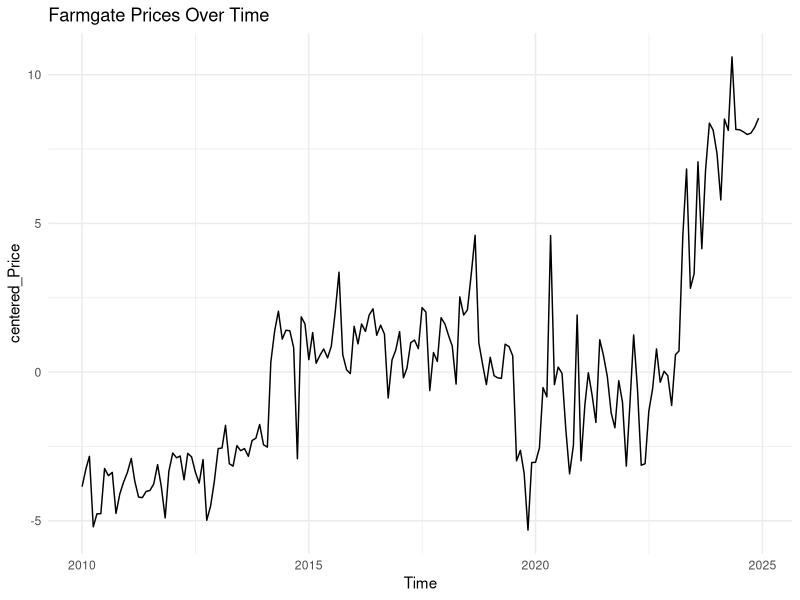
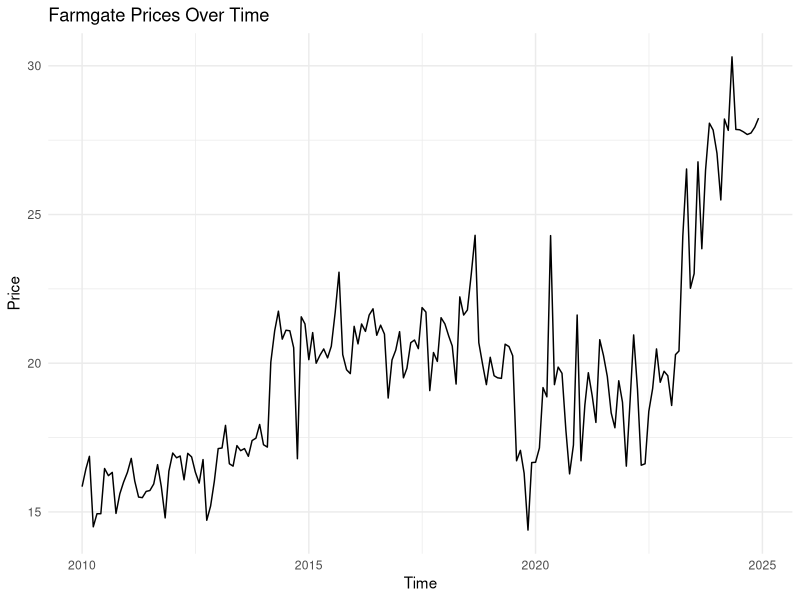
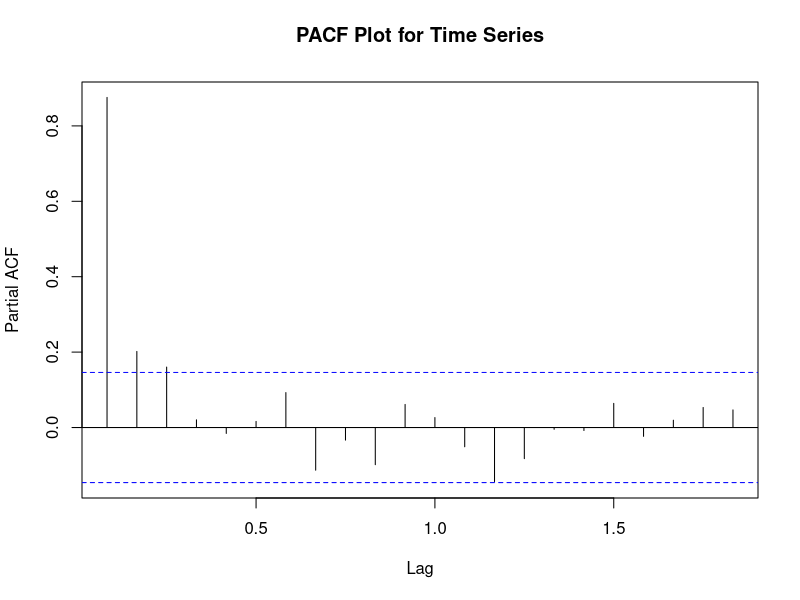
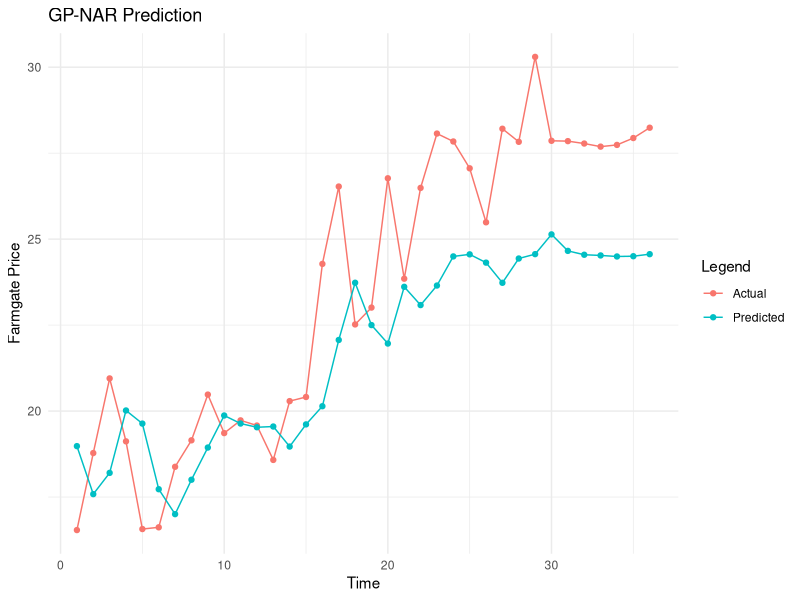
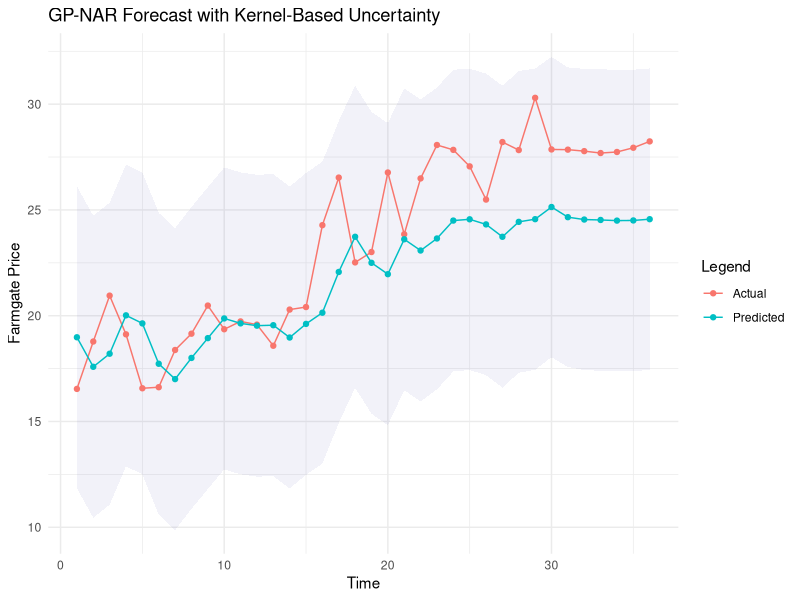
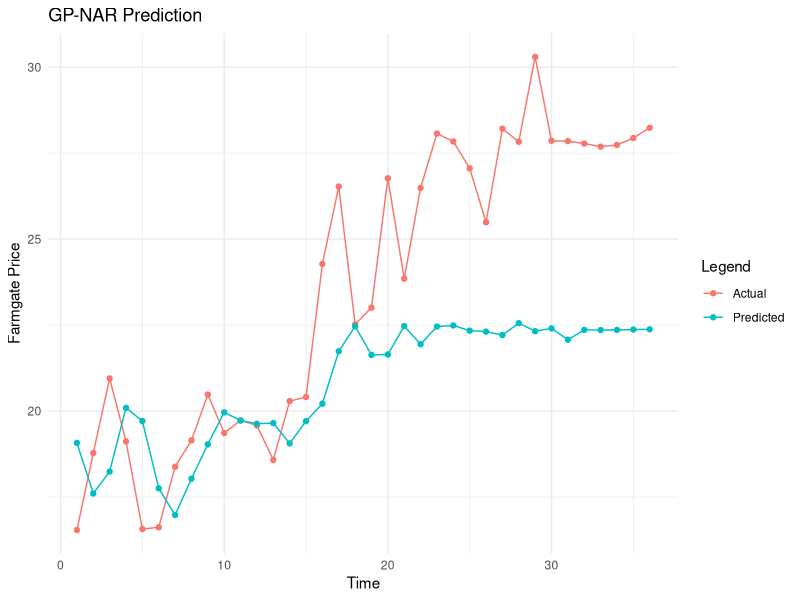
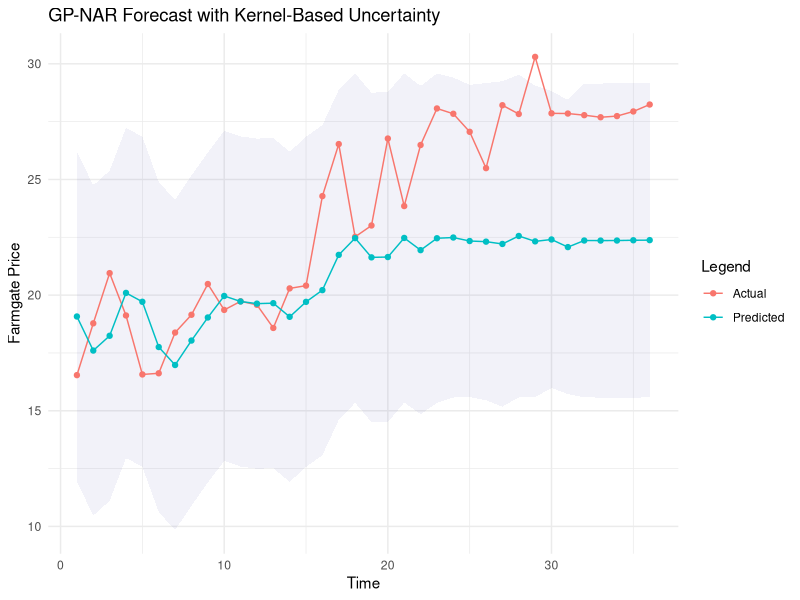
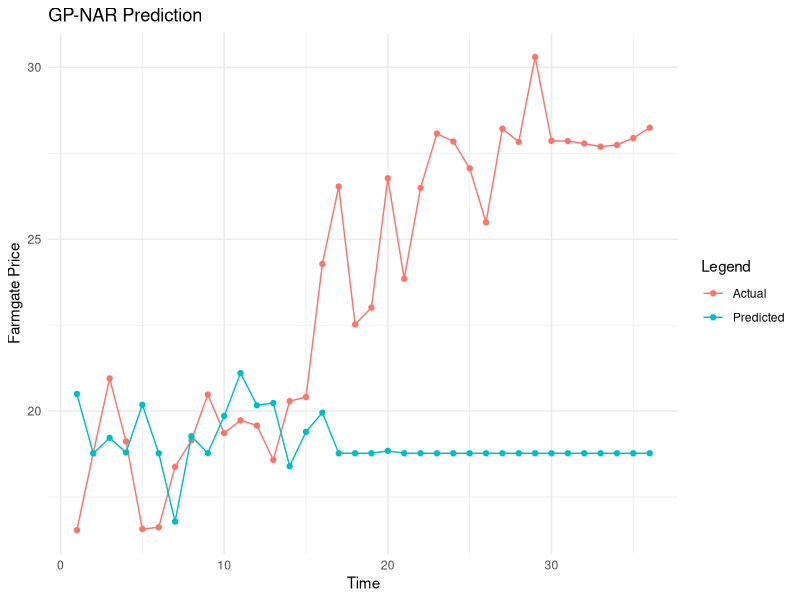

These charts were generated, in order, by the following R code:
#' ---
#' title: "FARM NAR MULTI"
#' author: "Kyla M. Ayop"
#' date: "`r Sys.Date()`"
#' output: html_document
#' ---
#' 
#' # Load Required Packages
## ----warning=FALSE, message=FALSE------------------------------
#Load Required Packages
library(kernlab)    # Gaussian Process Regression
library(ggplot2)    # Visualization
library(dplyr)      # Data manipulation
library(tidyr)      # Data wrangling
library(stats)


#Load and Explore Dataset
data <- read.csv("farmgate_prices.csv", header = TRUE)
head(data)
summary(data)

#Pre-processing of Data
# Convert Year and Month to Date format
data$Time <- as.Date(paste(data$Year, data$Month, "01", sep="-"))

#Centering the Data
#To center the data (subtract the mean):Compute the mean of Farmgate Price concentration
mean_Price <- mean(data$Price, na.rm = TRUE)
data$centered_Price <- data$Price - mean_Price

#Standardizing the Data
#To standardize the data (subtract the mean and divide by the standard deviation):Compute the standard deviation
sd_Price <- sd(data$Price, na.rm = TRUE)
data$standardized_Price <- (data$Price - mean_Price) / sd_Price
head(data)

ts_data <- ts(data$centered_Price, frequency = 12, start = c(min(data$Year), min(data$Month)))

# Plot time series
ggplot(data, aes(x = Time, y = centered_Price)) +
  geom_line() +
  labs(title = "Farmgate Prices Over Time", x = "Time", y = "centered_Price") +
  theme_minimal()

# Plot time series
ggplot(data, aes(x = Time, y = Price)) +
  geom_line() +
  labs(title = "Farmgate Prices Over Time", x = "Time", y = "Price") +
  theme_minimal()

#' 
#' # Evaluate Different Lag Orders
#' PACF Plot 
## --------------------------------------------------------------
# Function to plot PACF and determine initial lag
get_pacf_lag <- function(ts_data) {
  pacf(ts_data, main = "PACF Plot for Time Series")
}
# Generate PACF plot and determine the initial lag
get_pacf_lag(ts_data)  # Analyze the PACF plot and visually pick a starting lag

#' 
#' Lag Evaluation
## --------------------------------------------------------------
library(kernlab)
library(caret)

# PACF-based range of lag orders to test
min_lag <- 2
max_lag <- 10
h <- 1  # One-step ahead

# Store results
lag_cv_results <- data.frame()

set.seed(123)  # For reproducibility

for (lag_order in min_lag:max_lag) {
  # Embed the time series
  embedded_matrix <- embed(ts_data, lag_order + h)
  X <- embedded_matrix[, -(1:h)]  # Lag features
  Y <- embedded_matrix[, 1]       # Target
  colnames(X) <- paste0("Lag_", 1:ncol(X))

  # Use 5-fold cross-validation on the training set
  split_index <- floor(0.8 * nrow(X))
  X_train <- X[1:split_index, ]
  Y_train <- Y[1:split_index]

  k_folds <- 5
  folds <- createFolds(Y_train, k = k_folds, list = TRUE)

  rmse_fold <- c()

  for (i in 1:k_folds) {
    val_idx <- folds[[i]]
    X_cv_train <- X_train[-val_idx, , drop = FALSE]
    Y_cv_train <- Y_train[-val_idx]
    X_cv_val <- X_train[val_idx, , drop = FALSE]
    Y_cv_val <- Y_train[val_idx]

    if (nrow(X_cv_train) > ncol(X_cv_train)) {
      fit <- tryCatch({
        gausspr(X_cv_train, Y_cv_train, kernel = rbfdot(sigma = 1))
      }, error = function(e) {
        cat("❌ Fit error for lag =", lag_order, ": ", e$message, "\n")
        return(NULL)
      })

      if (!is.null(fit)) {
        y_pred <- predict(fit, X_cv_val)
        rmse <- sqrt(mean((Y_cv_val - y_pred)^2))
        rmse_fold <- c(rmse_fold, rmse)
      } else {
        rmse_fold <- c(rmse_fold, Inf)
      }
    } else {
      rmse_fold <- c(rmse_fold, Inf)
    }
  }

  avg_rmse <- mean(rmse_fold)
  lag_cv_results <- rbind(
    lag_cv_results,
    data.frame(Lag = lag_order, RMSE = avg_rmse)
  )

  cat("✅ Lag =", lag_order, "| Mean CV RMSE =", round(avg_rmse, 4), "\n")
}
best_lag_row <- lag_cv_results[which.min(lag_cv_results$RMSE), ]
best_lag_order <- best_lag_row$Lag
cat("\n🏆 Best Lag =", best_lag_order, "with RMSE =", round(best_lag_row$RMSE, 4), "\n")


#' 
#' # Time Series Embedding
## --------------------------------------------------------------
# Load necessary library
library(stats)

# Define parameters
p <- best_lag_order  # Window length (lag)
h <- 1  # Steps ahead for forecasting

# Embedding procedure
embedded_matrix <- embed(ts_data, p + h)

# Split into X (inputs) and Y (output target)
X <- embedded_matrix[, -(1:h)]  # Input matrix
Y <- embedded_matrix[, 1]       # Output vector
colnames(X) <- paste0("Lag_", 1:ncol(X))

# Split data into training and testing sets
# Calculate the split index for 80% training and 20% testing
split_index <- floor(0.8 * nrow(X))  # 80% for training

# Split data into training and testing sets
X_train <- X[1:split_index, ]  # First 80% as training data
Y_train <- Y[1:split_index]

X_test <- X[(split_index + 1):nrow(X), , drop = FALSE]  # Remaining 20% as testing data
Y_test <- Y[(split_index + 1):length(Y)]

# Display results
print("Training Inputs (X_train):")
head(X_train)
print("Training Outputs (Y_train):")
head(Y_train)
print("Testing Inputs (X_test):")
head(X_test)
print("Testing Outputs (Y_test):")
head(Y_test)

#' 
#' # Kernel Selection and Hyperparameter Optimization
## --------------------------------------------------------------
x <- as.numeric(data$Time)
y <- data$centered_Price

#' 
## --------------------------------------------------------------
set.seed(123)

# Define Isotropic RBF Kernel
rbf_isotropic <- function(x1, x2, lambda , sigma ) {
  # Compute squared Euclidean distance between two points
  distance_squared <- sum((x1 - x2)^2)
  # Kernel formula for isotropic RBF
  scaling_factor <- 1 / lambda^2
  return(sigma^2 * exp(-0.5 * scaling_factor * distance_squared))
}
class(rbf_isotropic) <- "kernel"  # Set as kernel class

gp_model_rbf_isotropic <- function(params) {
  lambda <- params[1]
  sigma <- params[2]
  # Kernel matrix using custom isotropic RBF kernel
  n <- length(y)  # Get the number of data points
  # Kernel matrix using isotropic RBF kernel
  K <- matrix(0, nrow = n, ncol = n)
  for (i in 1:n) {
    for (j in 1:n) {
      K[i, j] <- rbf_isotropic(x[i], x[j], lambda, sigma)
    }
  }
  K <- K + diag(1e-6, n)  # Numerical stability
  
  # Compute log marginal likelihood
  L <- chol(K)
  alpha <- solve(t(L), solve(L, y))
  log_likelihood <- -0.5 * t(y) %*% alpha - sum(log(diag(L))) - (n / 2) * log(2 * pi)
  return(-log_likelihood)  # Negative for optimization
}

opt_result_rbf_iso <- optim(
  par = c(lambda = 1, sigma = 1),
  fn = gp_model_rbf_isotropic,
  method = "L-BFGS-B",
  lower = c(0.1, 0.1),
  upper = c(10, 10)
)
print(opt_result_rbf_iso$par)
# Print Optimal Parameters
cat("Optimal Parameters:\n")
cat("Length Scales:", opt_result_rbf_iso$par[1], "\n")
cat("Sigma:", opt_result_rbf_iso$par[2], "\n")

# Extract Optimal Parameters
lambda_opt <- opt_result_rbf_iso$par[1]  # Length scale (lambda)
sigma_opt <- opt_result_rbf_iso$par[2]   # Sigma (amplitude)

# Define Isotropic RBF Kernel with Optimal Parameters
rbf_iso_with_opt <- function(x1, x2) {
  # Use the optimal parameters directly in the kernel computation
  distance_squared <- sum((x1 - x2)^2)
  scaling_factor <- 1 / lambda_opt^2
  return(sigma_opt^2 * exp(-0.5 * scaling_factor * distance_squared))
}
class(rbf_iso_with_opt) <- "kernel"  # Set as kernel class


#' 
## --------------------------------------------------------------
set.seed(123)

# Define Isotropic Rational Quadratic (RQ) Kernel
rq_isotropic <- function(x1, x2, alpha_p, lambda , sigma ) {
  # Compute squared Euclidean distance between two points
  distance_squared <- sum((x1 - x2)^2)
  # Kernel formula for isotropic RQ
  scaling_factor <- 1 / lambda ^2
  factor <- 1 + (scaling_factor * distance_squared) / (2 * alpha_p)
  return(sigma ^2 * factor^(-alpha_p))
}
class(rq_isotropic) <- "kernel"  # Set as kernel class

gp_model_rq_isotropic <- function(params) {
  alpha_p <- params[1]
  lambda <- params[2]
  sigma <- params[3]
  # Kernel matrix using custom isotropic RBF kernel
  n <- length(y)  # Get the number of data points
  # Kernel matrix using isotropic RQ kernel
  K <- matrix(0, nrow = n, ncol = n)
  for (i in 1:n) {
    for (j in 1:n) {
      K[i, j] <- rq_isotropic(x[i], x[j], alpha_p, lambda, sigma)
    }
  }
  K <- K + diag(1e-6, n)  # Numerical stability
  
  # Compute log marginal likelihood
  L <- chol(K)
  alpha <- solve(t(L), solve(L, y))
  log_likelihood <- -0.5 * t(y) %*% alpha - sum(log(diag(L))) - (n / 2) * log(2 * pi)
  return(-log_likelihood)  # Negative for optimization
}

opt_result_rq_iso <- optim(
  par = c(alpha_p = 1, lambda = 1, sigma = 1),
  fn = gp_model_rq_isotropic,
  method = "L-BFGS-B",
  lower = c(0.1, 0.1, 0.1),
  upper = c(10, 10, 10)
)

print(opt_result_rq_iso$par)
# Print Optimal Parameters
cat("Optimal Parameters:\n")
cat("Alpha:", opt_result_rq_iso$par[1] , "\n")
cat("Length Scales:", opt_result_rq_iso$par[2], "\n")
cat("Sigma:", opt_result_rq_iso$par[3]    , "\n")

# Optimal Parameters from GP Optimization
alpha_opt <- opt_result_rq_iso$par[1]        # Alpha
lambda_opt <- opt_result_rq_iso$par[2]  # Vector of 3 Length Scales
sigma_opt <- opt_result_rq_iso$par[3]        # Sigma

# ARD Rational Quadratic (RQ) Kernel with Optimal Parameters
rq_iso_with_opt <- function(x1, x2) {
  # Use the optimal parameters in the kernel computation
   distance_squared <- sum((x1 - x2)^2)
   M <- 1 / lambda_opt^2  # Isotropic case
   factor <- 1 + (M * distance_squared) / (2 * alpha_opt)
   return(sigma_opt^2 * factor^(-alpha_opt))
 }

class(rq_iso_with_opt) <- "kernel"  # Set as kernel class

#' 
## --------------------------------------------------------------
x <- X
y <- Y

#' 
## ----warning=FALSE---------------------------------------------
set.seed(123)

# Define ARD RBF Kernel
rbf_ard <- function(x1, x2, length_scales, sigma) {
  # Compute squared Euclidean distance with ARD (Automatic Relevance Determination)
  distance_squared <- sum(((x1 - x2) / length_scales)^2)
  return(sigma^2 * exp(-0.5 * distance_squared))
}
class(rbf_ard) <- "kernel"  # Set as kernel class

# GP Model with ARD RBF Kernel
gp_model_rbf_ard <- function(params) {
  length_scales <- params[1:ncol(x)]  # Extract the vector of 3 length scales
  sigma <- params[ncol(x)+1]            # Extract the sigma value
  n <- nrow(x)             # Number of data points
  
  # Kernel matrix
  K <- matrix(0, nrow = n, ncol = n)
  for (i in 1:n) {
    for (j in 1:n) {
      K[i, j] <- rbf_ard(x[i, ], x[j, ], length_scales, sigma)
    }
  }
  K <- K + diag(1e-6, n)  # Numerical stability

  # Log marginal likelihood
  L <- chol(K)
  alpha <- solve(t(L), solve(L, y))
  log_likelihood <- -0.5 * t(y) %*% alpha - sum(log(diag(L))) - (n / 2) * log(2 * pi)
  return(-log_likelihood)  # Negative for optimization
}

opt_result_rbf_ard <- optim(
  par = c(rep(1, ncol(x)), sigma = 1),
  fn = gp_model_rbf_ard,
  method = "L-BFGS-B",
  lower = c(rep(0.1, ncol(x)), 0.1),
  upper = c(rep(10, ncol(x)), 10)
)
print(opt_result_rbf_ard$par)

# Print Optimal Parameters
cat("Optimal Parameters:\n")
cat("Length Scales:", opt_result_rbf_ard$par[1:ncol(x)], "\n")
cat("Sigma:", opt_result_rbf_ard$par[ncol(x) + 1], "\n")

# Extract Optimal Parameters
length_scales_opt <- opt_result_rbf_ard$par[1:ncol(x)]  # Extract length scales as a vector
sigma_opt <- opt_result_rbf_ard$par[ncol(x) + 1]        # Extract sigma

# Define ARD RBF Kernel with Optimal Parameters
rbf_ard_with_opt <- function(x1, x2) {
  # Use the optimal parameters directly in the computation
  distance_squared <- sum(((x1 - x2) / length_scales_opt)^2)
  return(sigma_opt^2 * exp(-0.5 * distance_squared))
}
class(rbf_ard_with_opt) <- "kernel"  # Set as kernel class


#' 
#' 
## ----warning=FALSE---------------------------------------------
set.seed(123)

library(Matrix)
library(parallel)

# Optimized ARD RQ Kernel Function
rq_ard <- function(D, alpha, sigma) {
  factor <- 1 + (D / (2 * alpha))
  return(sigma^2 * factor^(-alpha))
}

# Compute Pairwise Squared Distance Matrix Efficiently
compute_distance_matrix <- function(x, length_scales) {
  x_scaled <- sweep(x, 2, length_scales, "/")  # Normalize each feature
  D <- as.matrix(dist(x_scaled)^2)  # Squared Euclidean distance
  return(D)
}

# Optimized GP Model with ARD RQ Kernel
gp_model_rq_ard <- function(params) {
  alpha <- params[1]  # Extract alpha
  length_scales <- params[2:(ncol(x) + 1)]  # Extract vector of length scales
  sigma <- params[ncol(x) + 2]  # Extract sigma
  n <- nrow(x)  # Get number of data points
  
  # Compute Distance Matrix Once
  D <- compute_distance_matrix(x, length_scales)
  
  # Compute Kernel Matrix Using Vectorized Operation
  K <- rq_ard(D, alpha, sigma) + diag(1e-6, n)  # Add jitter for stability
  
  # Cholesky Decomposition
  L <- chol(K)
  alpha_vec <- solve(t(L), solve(L, y))
  
  # Log Marginal Likelihood Computation
  log_likelihood <- -0.5 * sum(y * alpha_vec) - sum(log(diag(L))) - (n / 2) * log(2 * pi)
  return(-log_likelihood)  # Negative for optimization
}

# Run Optimization with Vectorized & Parallelized Code
opt_result_rq_ard <- optim(
  par = c(alpha = 1, rep(1, ncol(x)), sigma = 1),
  fn = gp_model_rq_ard,
  method = "L-BFGS-B",
  lower = c(0.1, rep(0.1, ncol(x)), 0.1),
  upper = c(10, rep(10, ncol(x)), 10)
)

# Print Optimal Parameters
cat("Optimal Parameters:\n")
cat("Alpha:", opt_result_rq_ard$par[1], "\n")
cat("Length Scales:", opt_result_rq_ard$par[2:(ncol(x) + 1)], "\n")
cat("Sigma:", opt_result_rq_ard$par[ncol(x) + 2], "\n")

# Store Optimal Parameters
alpha_opt <- opt_result_rq_ard$par[1]  
length_scales_opt <- opt_result_rq_ard$par[2:(ncol(x) + 1)]  
sigma_opt <- opt_result_rq_ard$par[ncol(x) + 2]  

# Optimized ARD RQ Kernel with Optimal Parameters
rq_ard_with_opt <- function(x1, x2) {
  distance_squared <- sum(((x1 - x2) / length_scales_opt)^2)
  factor <- 1 + (distance_squared / (2 * alpha_opt))
  return(sigma_opt^2 * factor^(-alpha_opt))
}
class(rq_ard_with_opt) <- "kernel"

#' 
## --------------------------------------------------------------
Y_test <- Y_test + mean_Price
head(Y_test)


#' 
#' # Model Training and Prediction 1
## --------------------------------------------------------------
best_kernel <- rbf_iso_with_opt

gp_model1 <- gausspr(X_train, Y_train, kernel = best_kernel)
y_pred <- predict(gp_model1, X_test)
head(y_pred)

# Inverse transform
y_pred <- y_pred + mean_Price
head(y_pred)
head(Y_test)
#Evaluation Metrics and UQ Visualizations

rmse <- sqrt(mean((Y_test - y_pred)^2))
mae <- mean(abs(Y_test - y_pred))
mape <- mean(abs((Y_test - y_pred) / Y_test)) * 100

cat("RMSE:", rmse, "\n")
cat("MAE:", mae, "\n")
cat("MAPE:", mape, "%\n")

ggplot(data.frame(Time = 1:length(Y_test), Actual = Y_test, Predicted = y_pred), aes(x = Time)) +
  geom_point(aes(y = Actual, color = "Actual")) +
  geom_line(aes(y = Actual, color = "Actual")) +
  geom_point(aes(y = Predicted, color = "Predicted")) +
  geom_line(aes(y = Predicted, color = "Predicted")) +
  theme_minimal()+
  labs(title = "GP-NAR Prediction", y = "Farmgate Price", x = "Time",color = "Legend")

# Compute Kernel Matrix of Training Data
K_train <- as.matrix(kernelMatrix(best_kernel, X_train))

# Compute Kernel Matrix of Test Data
K_test <- as.matrix(kernelMatrix(best_kernel, X_test, X_train))

# Compute Predictive Variance using Kernel Approximation
predictive_variance <- diag(K_test %*% solve(K_train + diag(nrow(K_train)) * 1e-5) %*% t(K_test))
head(predictive_variance)

# Standard deviation as uncertainty measure
y_pred_sd <- sqrt(predictive_variance)
head(y_pred_sd)

#Uncertainty Quantification (UQ)**
data_plot <- data.frame(
  Time = 1:length(Y_test),
  Actual = Y_test,
  Predicted = y_pred,
  Upper = y_pred + 1.96 * y_pred_sd,
  Lower = y_pred - 1.96 * y_pred_sd
)

# Compute 95% Confidence Interval
data_plot$Upper <- y_pred + 1.96 * y_pred_sd
data_plot$Lower <- y_pred - 1.96 * y_pred_sd
head(data_plot$Upper) 
head(data_plot$Lower)

# Plot with Uncertainty
ggplot(data_plot, aes(x = Time)) +
  geom_ribbon(aes(ymin = Lower, ymax = Upper), alpha = 0.05, fill = "darkblue") +
  geom_point(aes(y = Actual, color = "Actual")) +
  geom_line(aes(y = Actual, color = "Actual")) +
  geom_point(aes(y = Predicted, color = "Predicted")) +
  geom_line(aes(y = Predicted, color = "Predicted")) +
  theme_minimal() +
  labs(title = "GP-NAR Forecast with Kernel-Based Uncertainty", y = "Farmgate Price", x = "Time",color = "Legend")


#' 
#' # Model Training and Prediction 2
## --------------------------------------------------------------
best_kernel <- rq_iso_with_opt
gp_model2 <- gausspr(X_train, Y_train, kernel = best_kernel)
y_pred <- predict(gp_model2, X_test)
head(y_pred)

# Inverse transform
y_pred <- y_pred + mean_Price
head(y_pred)
head(Y_test)

#Evaluation Metrics and UQ Visualizations

rmse <- sqrt(mean((Y_test - y_pred)^2))
mae <- mean(abs(Y_test - y_pred))
mape <- mean(abs((Y_test - y_pred) / Y_test)) * 100

cat("RMSE:", rmse, "\n")
cat("MAE:", mae, "\n")
cat("MAPE:", mape, "%\n")

ggplot(data.frame(Time = 1:length(Y_test), Actual = Y_test, Predicted = y_pred), aes(x = Time)) +
  geom_point(aes(y = Actual, color = "Actual")) +
  geom_line(aes(y = Actual, color = "Actual")) +
  geom_point(aes(y = Predicted, color = "Predicted")) +
  geom_line(aes(y = Predicted, color = "Predicted")) +
  theme_minimal()+
  labs(title = "GP-NAR Prediction", y = "Farmgate Price", x = "Time",color = "Legend")

# Compute Kernel Matrix of Training Data
K_train <- as.matrix(kernelMatrix(best_kernel, X_train))

# Compute Kernel Matrix of Test Data
K_test <- as.matrix(kernelMatrix(best_kernel, X_test, X_train))

# Compute Predictive Variance using Kernel Approximation
predictive_variance <- diag(K_test %*% solve(K_train + diag(nrow(K_train)) * 1e-5) %*% t(K_test))
head(predictive_variance)

# Standard deviation as uncertainty measure
y_pred_sd <- sqrt(predictive_variance)
head(y_pred_sd)
#Uncertainty Quantification (UQ)**
data_plot <- data.frame(
  Time = 1:length(Y_test),
  Actual = Y_test,
  Predicted = y_pred,
  Upper = y_pred + 1.96 * y_pred_sd,
  Lower = y_pred - 1.96 * y_pred_sd
)

# Compute 95% Confidence Interval
data_plot$Upper <- y_pred + 1.96 * y_pred_sd
data_plot$Lower <- y_pred - 1.96 * y_pred_sd
head(data_plot$Upper) 
head(data_plot$Lower)

# Plot with Uncertainty
ggplot(data_plot, aes(x = Time)) +
  geom_ribbon(aes(ymin = Lower, ymax = Upper), alpha = 0.05, fill = "darkblue") +
  geom_point(aes(y = Actual, color = "Actual")) +
  geom_line(aes(y = Actual, color = "Actual")) +
  geom_point(aes(y = Predicted, color = "Predicted")) +
  geom_line(aes(y = Predicted, color = "Predicted")) +
  theme_minimal() +
  labs(title = "GP-NAR Forecast with Kernel-Based Uncertainty", y = "Farmgate Price", x = "Time",color = "Legend")


#' 
#' # Model Training and Prediction 3
## --------------------------------------------------------------
best_kernel <- rbf_ard_with_opt

gp_model3 <- gausspr(X_train, Y_train, kernel = best_kernel)
y_pred <- predict(gp_model3, X_test)
head(y_pred)

# Inverse transform
y_pred <- y_pred + mean_Price
head(y_pred)
head(Y_test)

#Evaluation Metrics and UQ Visualizations

rmse <- sqrt(mean((Y_test - y_pred)^2))
mae <- mean(abs(Y_test - y_pred))
mape <- mean(abs((Y_test - y_pred) / Y_test)) * 100

cat("RMSE:", rmse, "\n")
cat("MAE:", mae, "\n")
cat("MAPE:", mape, "%\n")

ggplot(data.frame(Time = 1:length(Y_test), Actual = Y_test, Predicted = y_pred), aes(x = Time)) +
  geom_point(aes(y = Actual, color = "Actual")) +
  geom_line(aes(y = Actual, color = "Actual")) +
  geom_point(aes(y = Predicted, color = "Predicted")) +
  geom_line(aes(y = Predicted, color = "Predicted")) +
  theme_minimal()+
  labs(title = "GP-NAR Prediction", y = "Farmgate Price", x = "Time",color = "Legend")

# Compute Kernel Matrix of Training Data
K_train <- as.matrix(kernelMatrix(best_kernel, X_train))

# Compute Kernel Matrix of Test Data
K_test <- as.matrix(kernelMatrix(best_kernel, X_test, X_train))

# Compute Predictive Variance using Kernel Approximation
predictive_variance <- diag(K_test %*% solve(K_train + diag(nrow(K_train)) * 1e-5) %*% t(K_test))
head(predictive_variance)

# Standard deviation as uncertainty measure
y_pred_sd <- sqrt(predictive_variance)
head(y_pred_sd)

#Uncertainty Quantification (UQ)**
data_plot <- data.frame(
  Time = 1:length(Y_test),
  Actual = Y_test,
  Predicted = y_pred,
  Upper = y_pred + 1.96 * y_pred_sd,
  Lower = y_pred - 1.96 * y_pred_sd
)

# Compute 95% Confidence Interval
data_plot$Upper <- y_pred + 1.96 * y_pred_sd
data_plot$Lower <- y_pred - 1.96 * y_pred_sd
head(data_plot$Upper) 
head(data_plot$Lower)

# Plot with Uncertainty
ggplot(data_plot, aes(x = Time)) +
  geom_ribbon(aes(ymin = Lower, ymax = Upper), alpha = 0.05, fill = "darkblue") +
  geom_point(aes(y = Actual, color = "Actual")) +
  geom_line(aes(y = Actual, color = "Actual")) +
  geom_point(aes(y = Predicted, color = "Predicted")) +
  geom_line(aes(y = Predicted, color = "Predicted")) +
  theme_minimal() +
  labs(title = "GP-NAR Forecast with Kernel-Based Uncertainty", y = "Farmgate Price", x = "Time",color = "Legend")


#' 
#' # Model Training and Prediction 4
## --------------------------------------------------------------
best_kernel <- rq_ard_with_opt
gp_model4 <- gausspr(X_train, Y_train, kernel = best_kernel)
y_pred <- predict(gp_model4, X_test)
head(y_pred)

# Inverse transform
y_pred <- y_pred + mean_Price
head(y_pred)
head(Y_test)

#Evaluation Metrics and UQ Visualizations

rmse <- sqrt(mean((Y_test - y_pred)^2))
mae <- mean(abs(Y_test - y_pred))
mape <- mean(abs((Y_test - y_pred) / Y_test)) * 100

cat("RMSE:", rmse, "\n")
cat("MAE:", mae, "\n")
cat("MAPE:", mape, "%\n")

ggplot(data.frame(Time = 1:length(Y_test), Actual = Y_test, Predicted = y_pred), aes(x = Time)) +
  geom_point(aes(y = Actual, color = "Actual")) +
  geom_line(aes(y = Actual, color = "Actual")) +
  geom_point(aes(y = Predicted, color = "Predicted")) +
  geom_line(aes(y = Predicted, color = "Predicted")) +
  theme_minimal()+
  labs(title = "GP-NAR Prediction", y = "Farmgate Price", x = "Time",color = "Legend")

# Compute Kernel Matrix of Training Data
K_train <- as.matrix(kernelMatrix(best_kernel, X_train))

# Compute Kernel Matrix of Test Data
K_test <- as.matrix(kernelMatrix(best_kernel, X_test, X_train))

# Compute Predictive Variance using Kernel Approximation
predictive_variance <- diag(K_test %*% solve(K_train + diag(nrow(K_train)) * 1e-5) %*% t(K_test))
head(predictive_variance)

# Standard deviation as uncertainty measure
y_pred_sd <- sqrt(predictive_variance)
head(y_pred_sd)

#Uncertainty Quantification (UQ)**
data_plot <- data.frame(
  Time = 1:length(Y_test),
  Actual = Y_test,
  Predicted = y_pred,
  Upper = y_pred + 1.96 * y_pred_sd,
  Lower = y_pred - 1.96 * y_pred_sd
)

# Compute 95% Confidence Interval
data_plot$Upper <- y_pred + 1.96 * y_pred_sd
data_plot$Lower <- y_pred - 1.96 * y_pred_sd
head(data_plot$Upper)
head(data_plot$Lower)

# Plot with Uncertainty
ggplot(data_plot, aes(x = Time)) +
  geom_ribbon(aes(ymin = Lower, ymax = Upper), alpha = 0.05, fill = "darkblue") +
  geom_point(aes(y = Actual, color = "Actual")) +
  geom_line(aes(y = Actual, color = "Actual")) +
  geom_point(aes(y = Predicted, color = "Predicted")) +
  geom_line(aes(y = Predicted, color = "Predicted")) +
  theme_minimal() +
  labs(title = "GP-NAR Forecast with Kernel-Based Uncertainty", y = "Farmgate Price", x = "Time",color = "Legend")
